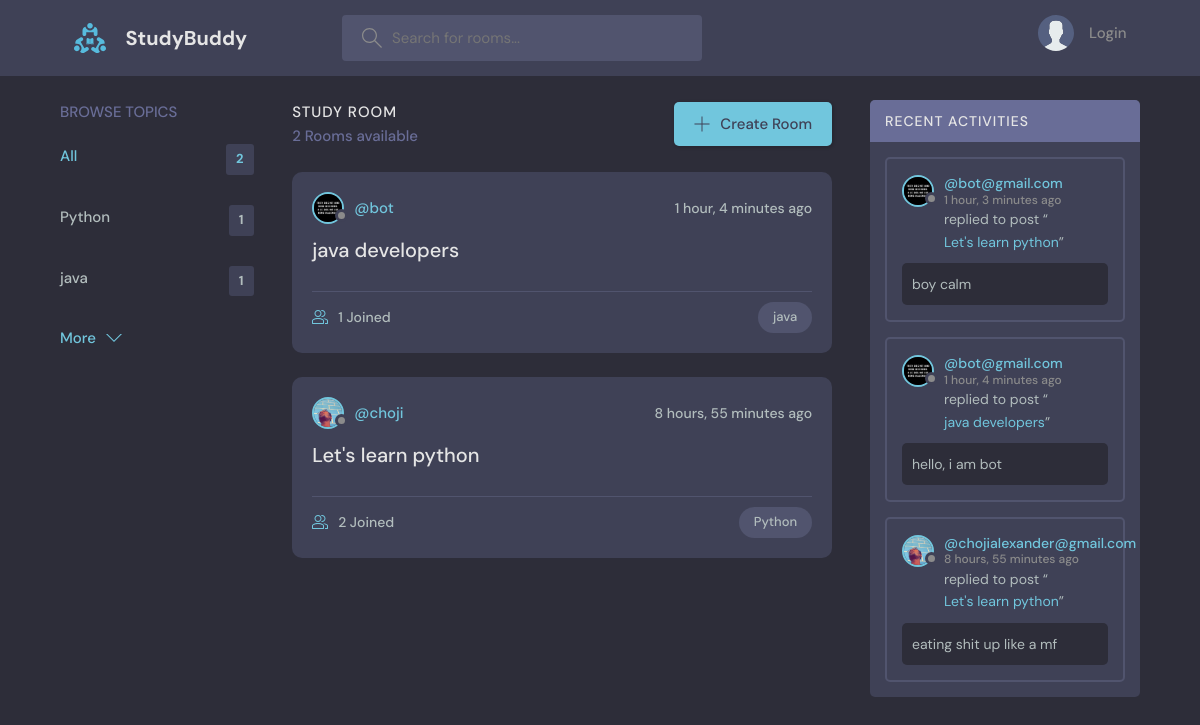
The page / on the database its author committed.
### base/models.py (models this page shows, shortened)
class Topic(models.Model):
    name = models.CharField(max_length=200)

class Room(models.Model):
    host = models.ForeignKey(User, on_delete=models.SET_NULL, null=True)
    topic = models.ForeignKey(Topic, on_delete=models.SET_NULL, null=True)
    name = models.CharField(max_length=200)
    description = models.TextField(null=True, blank=True)
    participants = models.ManyToManyField(User, related_name='participants', blank=True)
    updated = models.DateTimeField(auto_now=True)
    created = models.DateTimeField(auto_now_add=True)
    class Meta:
        ordering = ['-updated', '-created']
    def __str__(self):
        return self.name

class User(AbstractUser):
    name = models.CharField(max_length=200, null=True)
    email = models.EmailField(unique=True, null=True)
    bio = models.TextField(null=True)
    avatar = models.ImageField(null=True, default='avatar.svg')
    USERNAME_FIELD = 'email'
    REQUIRED_FIELDS = []

class Message(models.Model):
    user = models.ForeignKey(User, on_delete=models.CASCADE)
    room = models.ForeignKey(Room, on_delete=models.CASCADE)
    body = models.TextField()
    updated = models.DateTimeField(auto_now=True)
    created = models.DateTimeField(auto_now_add=True)
    class Meta:
        ordering = ['-updated', '-created']

### base/views.py (the view)
# urls.py: path('', views.home, name='home'),
def home(request):
    q = request.GET.get('q') if request.GET.get('q') != None else ''
    rooms = Room.objects.filter(
        Q(topic__name__icontains=q) |
        Q(name__icontains=q) |
        Q(description__icontains=q)
    )
    topics = Topic.objects.all()[0:5]
    room_count = rooms.count()
    room_messages = Message.objects.filter(Q(room__topic__name__icontains=q))
    context = {
        'rooms': rooms,
        'topics': topics,
        'room_count': room_count,
        'room_messages': room_messages
    }
    return render(request, 'base/home.html', context)

### base/templates/base/home.html (shortened to what this page needs)
{% extends 'main.html' %}
{% block content %}
<main class="layout layout--3">
      <div class="container">
        {% include 'base/topics_component.html' %}
        <div class="roomList">
          <div class="roomList__header">
            <div>
              <h2>Study Room</h2>
              <p>{{ room_count }} Rooms available</p>
            </div>
            <a class="btn btn--main" href="{% url 'create-room' %}">
              <svg version="1.1" xmlns="http://www.w3.org/2000/svg" width="32" height="32" viewBox="0 0 32 32">
                <title>add</title>
                <path
                  d="M16.943 0.943h-1.885v14.115h-14.115v1.885h14.115v14.115h1.885v-14.115h14.115v-1.885h-14.115v-14.115z"
                ></path>
              </svg>
              Create Room
            </a>
          </div>
            {% include 'base/feed_component.html' %}
        </div>
        {% include 'base/activity_component.html' %}
      </div>
 </main>
{% endblock %}

### base/templates/base/topics_component.html
<div class="topics">
      <div class="topics__header">
        <h2>Browse Topics</h2>
      </div>
      <ul class="topics__list">
        <li>
          <a href="{% url 'home' %}" class="active">All <span>{{ topics.count }}</span></a>
        </li>
          {% for topic in topics %}
        <li>
          <a href="{% url 'home' %}?q={{ topic.name }}">{{ topic.name }}<span>{{ topic.room_set.all.count }}</span></a>
        </li>
          {% endfor %}
      </ul>
      <a class="btn btn--link" href="{% url 'topics' %}">
        More
        <svg version="1.1" xmlns="http://www.w3.org/2000/svg" width="32" height="32" viewBox="0 0 32 32">
          <title>chevron-down</title>
          <path d="M16 21l-13-13h-3l16 16 16-16h-3l-13 13z"></path>
        </svg>
      </a>
</div>

### base/templates/base/feed_component.html (shortened to what this page needs)
{% for room in rooms %}
<div class="roomListRoom">
            <div class="roomListRoom__header">
              <a href="{% url 'user-profile' room.host.id %}" class="roomListRoom__author">
                <div class="avatar avatar--small">
                  <img src="{{ room.host.avatar.url }}" />
                </div>
                <span>@{{ room.host.username }}</span>
              </a>
              <div class="roomListRoom__actions">
                <span>{{ room.created|timesince }} ago</span>
              </div>
            </div>
            <div class="roomListRoom__content">
              <a href="{% url 'room' room.id %}">{{ room.name }}</a>
            </div>
            <div class="roomListRoom__meta">
              <a href="{% url 'room' room.id %}" class="roomListRoom__joined">
                {{ room.participants.all.count }} Joined
              </a>
              <p class="roomListRoom__topic">{{ room.topic.name }}</p>
            </div>
          </div>
{% endfor %}

### base/templates/base/activity_component.html (shortened to what this page needs)
<div class="activities">
  <div class="activities__header">
    <h2>Recent Activities</h2>
  </div>
    {% for message in room_messages %}
  <div class="activities__box">
    <div class="activities__boxHeader roomListRoom__header">
      <a href="{% url 'user-profile' message.user.id %}" class="roomListRoom__author">
        <div class="avatar avatar--small">
          <img src="{{ message.user.avatar.url }}" />
        </div>
        <p>
            @{{ message.user }}
            <span>{{ message.created|timesince }} ago</span>
        </p>
      </a>
    </div>
    <div class="activities__boxContent">
      <p>replied to post “<a href="{% url 'room' message.room.id %}">{{ message.room }}</a>”</p>
      <div class="activities__boxRoomContent">
        {{ message.body }}
      </div>
    </div>
  </div>
    {% endfor %}
</div>

### rows shown on the page
Topic: name "Python", room_set.all.count "1"
Topic: name "java", room_set.all.count "1"
Room: host.avatar (picture), host.username "bot", created "1 hour, 4 minutes", name "java developers", participants.all.count "1", topic.name "java"
Room: host.avatar (picture), host.username "choji", created "8 hours, 55 minutes", name "Let's learn python", participants.all.count "2", topic.name "Python"
Message: user.avatar (picture), user "bot@gmail.com", created "1 hour, 3 minutes", room "Let's learn python", body "boy calm"
Message: user.avatar (picture), user "bot@gmail.com", created "1 hour, 4 minutes", room "java developers", body "hello, i am bot"
Message: user.avatar (picture), user "chojialexander@gmail.com", created "8 hours, 55 minutes", room "Let's learn python", body "eating shit up like a mf"

### other values the page prints
{{ topics.count }} "2"
{{ room_count }} "2"
